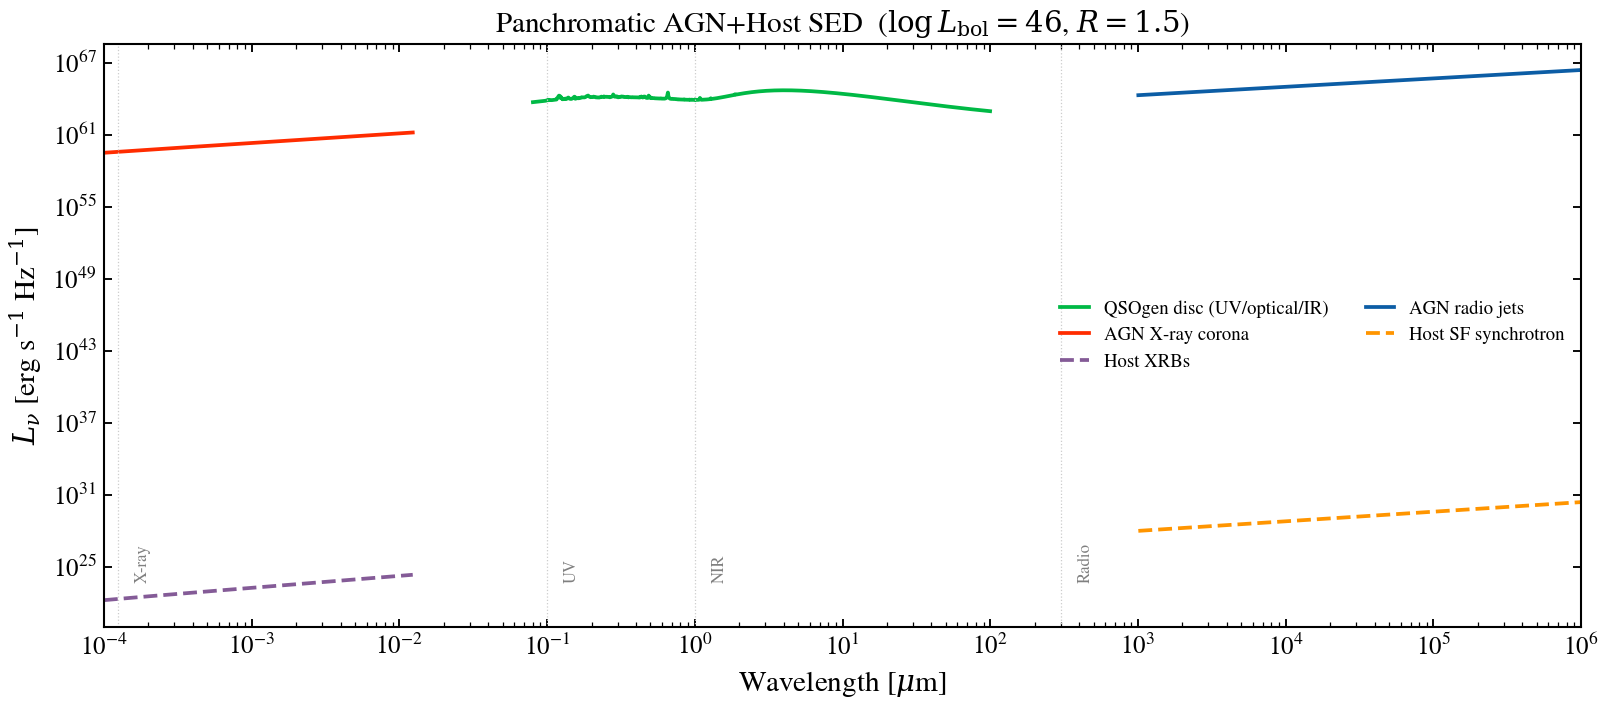

Recreate this plot in Python.
"""
Panchromatic AGN Host SED
==========================

Full SED of an AGN host galaxy from hard X-ray (1 keV) to radio
(1 GHz), assembled analytically from four physically distinct
emission regions. No SSP data required.

Components
----------
- **AGN disc** (optical/UV): QSOgen broken-power-law quasar continuum
  `Temple, Hewett & Banerji 2021 <https://doi.org/10.1093/mnras/stab2811>`_.
- **X-ray corona**: Comptonized hard X-ray power law scaled from
  the AGN disc via the :math:`\\alpha_{OX}`-:math:`L_{2500}` relation.
- **Radio jets**: AGN power-law lobe emission scaled by radio loudness.
- **Host galaxy radio**: Star-formation-driven synchrotron.
"""

# sphinx_gallery_thumbnail_number = 1

import jax.numpy as jnp
import matplotlib.pyplot as plt
import numpy as np

from tengri.analysis.plotting import setup_style
from tengri.components.agn.qsogen import compute_qsogen_sed
from tengri.radio import radio_agn, radio_star_forming
from tengri.xray import xray_agn_corona, xray_xrb

setup_style()

# ── Wavelength grid: 1 Å (hard X-ray) to 1e10 Å (30 cm radio) ───────────────
wave = jnp.logspace(0, 10, 3000)  # Angstrom
wave_um = np.array(wave) / 1e4    # µm

# ── Physical parameters ───────────────────────────────────────────────────────
LOG_LBOL_LSUN = 46.0         # AGN bolometric log L_bol/L_sun
L_AGN_BOL_ERG = 10**LOG_LBOL_LSUN * 3.839e33  # erg/s
SFR = 30.0                   # host SFR [Msun/yr]
STELLAR_MASS = 5e10          # host stellar mass [Msun]
L_IR = 3e11 * 3.839e33       # host IR luminosity [erg/s]
RADIO_LOUDNESS = 1.5         # log R = L_1.4GHz/L_4400Å

# ── AGN disc (optical/UV) ─────────────────────────────────────────────────────
wave_uv = wave[(wave >= 800) & (wave <= 1e6)]   # 800 Å – 100 µm
l_disc = np.array(compute_qsogen_sed(jnp.asarray(wave_uv), agn_log_lbol=LOG_LBOL_LSUN))

# ── X-ray corona ──────────────────────────────────────────────────────────────
l_xray_agn = np.array(xray_agn_corona(wave, L_agn_bol=L_AGN_BOL_ERG))

# ── X-ray binaries in the host ────────────────────────────────────────────────
l_xrb = np.array(xray_xrb(wave, sfr=SFR, stellar_mass=STELLAR_MASS))

# ── Radio: AGN jets + host SF synchrotron ─────────────────────────────────────
l_radio_agn = np.array(radio_agn(wave, L_agn_bol=L_AGN_BOL_ERG, radio_loudness=RADIO_LOUDNESS))
l_radio_sf = np.array(radio_star_forming(wave, L_ir=L_IR, alpha_sf=0.8))

# ── Plot ──────────────────────────────────────────────────────────────────────
fig, ax = plt.subplots(figsize=(11, 5))

components = [
    (np.array(wave_uv) / 1e4, l_disc,     "C1", "-",  r"QSOgen disc (UV/optical/IR)"),
    (wave_um,                  l_xray_agn, "C3", "-",  "AGN X-ray corona"),
    (wave_um,                  l_xrb,      "C4", "--", "Host XRBs"),
    (wave_um,                  l_radio_agn,"C0", "-",  "AGN radio jets"),
    (wave_um,                  l_radio_sf, "C2", "--", "Host SF synchrotron"),
]

for ww, ll, color, ls, label in components:
    mask = ll > 0
    if not np.any(mask):
        continue
    ax.loglog(ww[mask], ll[mask], color=color, ls=ls, lw=1.8, label=label)

# Regime boundaries
for x_um, lbl in [(1.24e-4, "X-ray"), (0.1, "UV"), (1.0, "NIR"), (300, "Radio")]:
    ax.axvline(x_um, color="0.8", lw=0.6, ls=":")
    ax.text(x_um * 1.3, 5e23, lbl, fontsize=8, color="0.5", rotation=90, va="bottom")

ax.set_xlabel(r"Wavelength [$\mu$m]")
ax.set_ylabel(r"$L_\nu$ [erg s$^{-1}$ Hz$^{-1}$]")
ax.set_title(r"Panchromatic AGN+Host SED  ($\log L_{\rm bol} = 46$, $R = 1.5$)")
ax.legend(frameon=False, fontsize=9, ncol=2)
ax.set_xlim(1e-4, 1e6)

fig.tight_layout()
plt.savefig("plot_panchromatic_agn.png", dpi=150, bbox_inches="tight")
plt.show()
